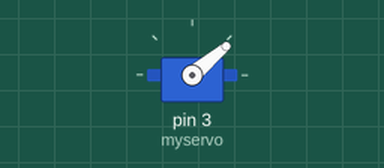
Recording of a sketch running on a simulated Arduino Uno, built with avr-gcc and run on an emulated ATmega328P. On the bench: servo.

Above: at 0.05 s.
At 6.35 s:
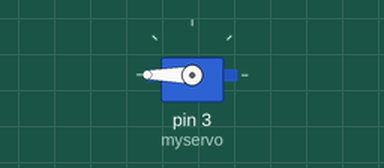
At 12.6 s:
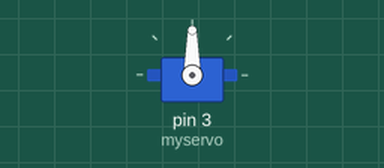
Timing chart, 0 to 16.4 s (numbered marks = the images above):
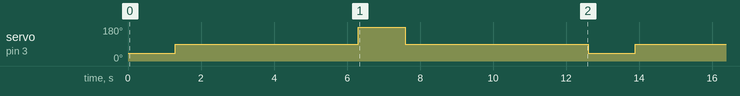

Measured:
- by itself, servo on pin 3 (myservo): repeats every 12.6 s: 180° 1.3 s, 90° 5.0 s, 40° 1.3 s, 90° 5.0 s

The sketch:

Continous_rot_servo.ino
```cpp
//This code is to demonstrate the use of a continuous rotation servo motor with its different functions
//Refer to surtrtech.com to understand further

#include <Servo.h> //Servo library

Servo myservo;  //Servo name is myservo


void setup() {
  Serial.begin(9600);
  myservo.attach(3);  // attaches the servo signal pin on pin D6

}

void loop() {

  myservo.write(40); //Motor rotate inside
  delay(1300);
  myservo.write(90); //Motor break
  delay(5000);
  myservo.write(180); //Motor rotate outside
  delay(1300);
  myservo.write(90); //Motor breal
  delay(5000);
  /*
  myservo.write(90);
  delay(2000);
  myservo.write(280); //Motor rotate outside
  delay(1500);
  myservo.write(190);
  delay(5000);
  */


}
```
